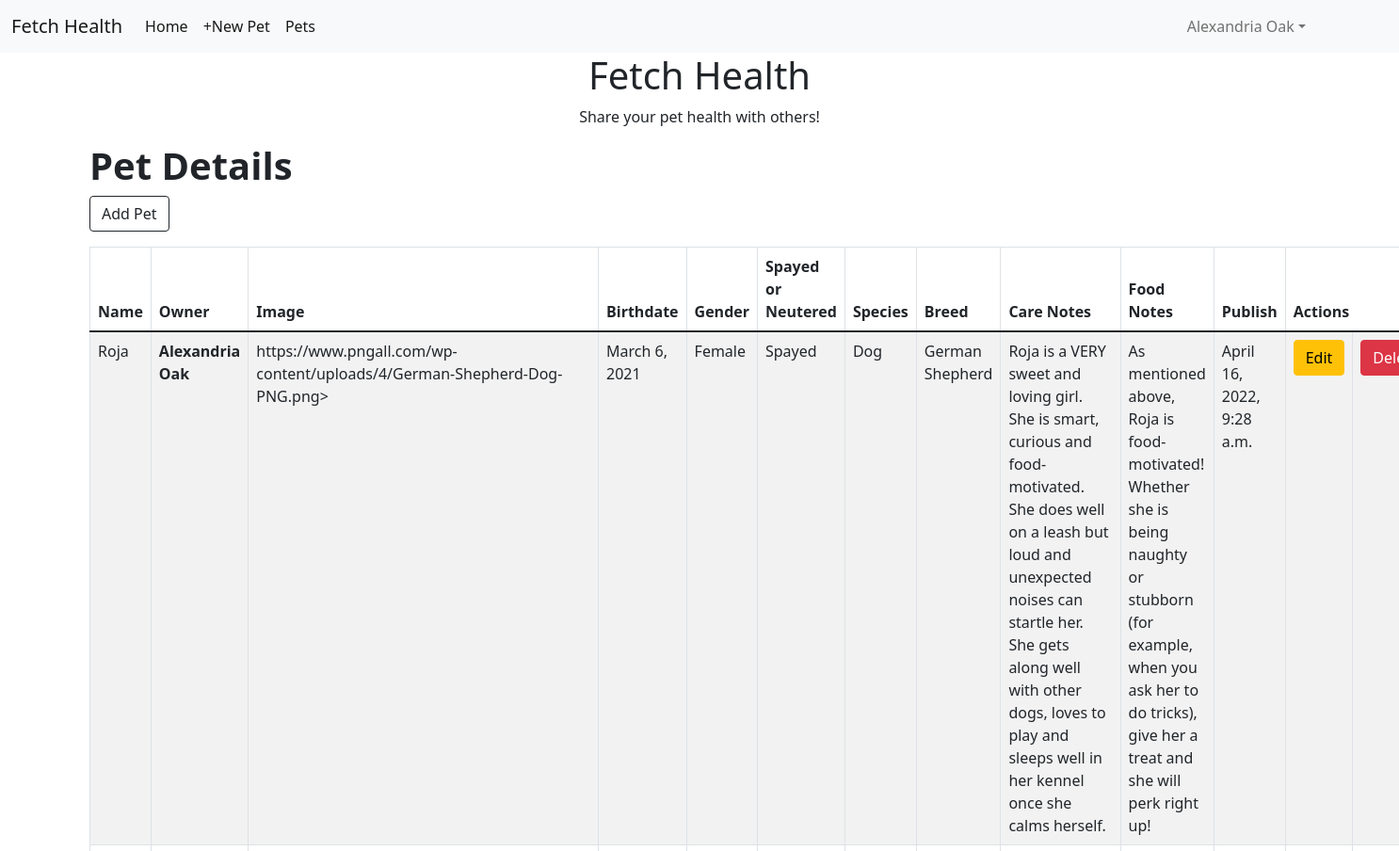
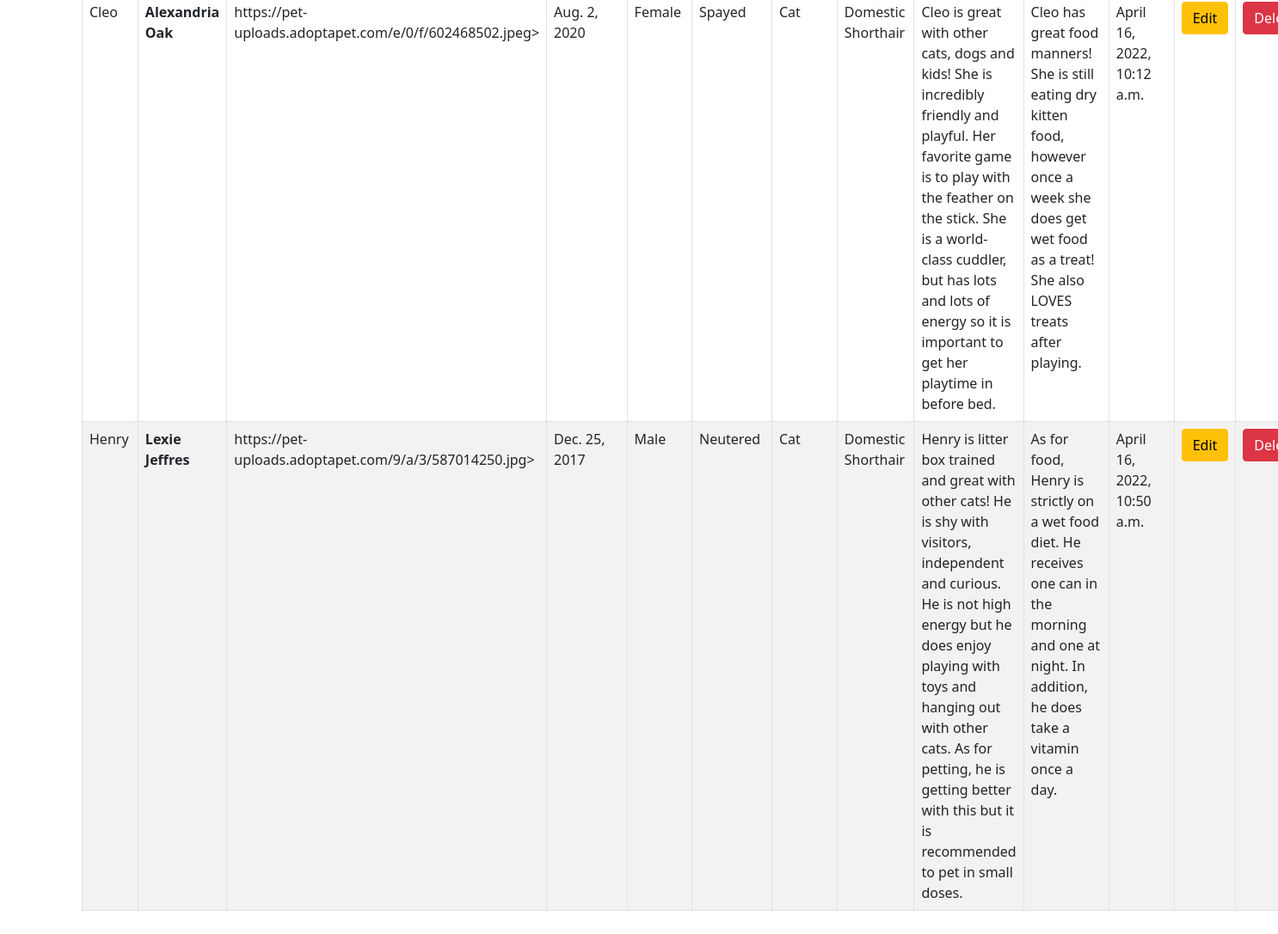
/pet_detail (signed in), run on the app's committed database (2 pictures, top to bottom).
### pet/models.py (models this page shows, shortened)
class Pet(models.Model):
    name = models.CharField(max_length=250)
    owner = models.ForeignKey(User, on_delete=models.CASCADE, related_name='pet_posts')
    pet_image = models.URLField()
    birthdate = models.DateField('Birthdate')
    gender = models.CharField(max_length=100, default='')
    spayed_or_neutered = models.CharField(max_length=100, default='')
    species = models.CharField(max_length=100, default='')
    breed = models.CharField(max_length=100, default='')
    care_notes = models.TextField(default='')
    food_notes = models.TextField(default='')
    publish = models.DateTimeField(default=timezone.now)
    created = models.DateTimeField(auto_now_add=True)
    updated = models.DateTimeField(auto_now=True)

### pet/views.py (the view)
# urls.py: path('pet_detail', views.pet_detail, name='pet_detail'),
@login_required
def pet_detail(request):
    posts = Pet.objects.all()
    return render(request, 'pet/pet_detail.html',
                  {'posts': posts})

### templates/Pet/pet_detail.html
{% extends 'pet/base.html' %}
{% load static %}
{% block content %}
    <h1 style="padding-left: -40px; font-weight: bold; margin-top:10px">Pet Details</h1>
    <a href="{% url 'pet:pet_new' %}" class="btn btn-outline-dark"
       role="button">Add Pet</a>
    <section class="py-3">
        <div>
            <table class="table table-striped table-bordered table-hover">
                <thead>
                <tr>
                    <th>Name</th>
                    <th>Owner</th>
                    <th>Image</th>
                    <th>Birthdate</th>
                    <th>Gender</th>
                    <th>Spayed or Neutered</th>
                    <th>Species</th>
                    <th>Breed</th>
                    <th>Care Notes</th>
                    <th>Food Notes</th>
                    <th>Publish</th>
                    <th colspan="3">Actions</th>
                </tr>
                </thead>
                <tbody>
                {% for post in posts %}
                    <tr>
                        <td>{{ post.name }}</td>
                        <th>{{ post.owner.get_full_name }}</th>
                        <td>{{ post.pet_image }}></td>
                        <td>{{ post.birthdate }}</td>
                        <td>{{ post.gender }}</td>
                        <td>{{ post.spayed_or_neutered }}</td>
                        <td>{{ post.species }}</td>
                        <td>{{ post.breed }}</td>
                        <td>{{ post.care_notes }}</td>
                        <td>{{ post.food_notes }}</td>
                        <td>{{ post.publish }}</td>
                        <td><a href="{% url 'pet:pet_edit' pk=post.pk %}"
                               class="btn btn-warning">Edit</a></td>
                        <td><a href="{% url 'pet:pet_delete' pk=post.pk %}"
                               onclick="return confirm('Are you sure you want to delete?')"
                               class="btn btn-danger">Delete</a>
                        </td>
                    </tr>
                {% endfor %}
                </tbody>
            </table>
        </div>
    </section>
{% endblock %}

### templates/Pet/base.html (shortened to what this page needs)
{% load static %}
<!doctype html>
<html lang="en">
<head>
    <link href="https://cdn.jsdelivr.net/npm/bootstrap@5.1.3/dist/css/bootstrap.min.css" rel="stylesheet"
>
</head>
<body>
<nav class="navbar navbar-expand-lg navbar-light bg-light">
    <div class="container-fluid">
        <a class="navbar-brand" href="{% url 'pet:pet_list' %}">Fetch Health</a>
        <div class="collapse navbar-collapse" id="navbarSupportedContent">
            <ul class="navbar-nav col-md-10">
                <li class="nav-item"><a class="nav-link active" aria-current="page"
                                        href="{% url 'pet:pet_list' %}">Home</a></li>
                {% if user.is_authenticated %}
                    <li class="nav-item"><a class="nav-link active" aria-current="page"
                                            href="{% url 'pet:pet_new' %}">+New Pet</a></li>
                {% endif %}
                {% if request.user.is_superuser %}
                    <li class="nav-item"><a class="nav-link active" aria-current="page"
                                            href="{% url 'pet:pet_detail' %}">Pets</a></li>
                {% endif %}
            </ul>
            {% if user.is_authenticated %}
                <ul class="navbar-nav me-auto">
                    <li class="nav-item dropdown">
                        <a class="nav-link dropdown-toggle" id="navbarDropdown" href="#" role="button"
                           data-bs-toggle="dropdown" aria-expanded="false">{{ user.get_full_name }}</a>
                    </li>
                </ul>
            {% endif %}
        </div>
    </div>
</nav>
<header>
    <div class="container">
        <div class="text-center">
            <h1>Fetch Health</h1>
            <p>Share your pet health with others!</p>
        </div>
    </div>
</header>
<section>
    <div class="content container">
        {% block content %}
        {% endblock %}
    </div>
</section>
</body>
</html>

### data on the page
Pet: name "Roja", owner.get_full_name "Alexandria Oak", pet_image "https://www.pngall.com/wp-content/uploads/4/German-Shepherd-Dog-PNG.png", birthdate "March 6, 2021", gender "Female", spayed_or_neutered "Spayed", species "Dog", breed "German Shepherd", care_notes "Roja is a VERY sweet and loving girl. She is smart, curious and food-motivated. She does well on a leash but loud and unexpected noises can startle her. She gets along well with other dogs, loves to play and sleeps well in her kennel once she calms herself.", food_notes "As mentioned above, Roja is food-motivated! Whether she is being naughty or stubborn (for example, when you ask her to do tricks), give her a treat and she will perk right up!", publish "April 16, 2022, 9:28 a.m."
Pet: name "Cleo", owner.get_full_name "Alexandria Oak", pet_image "https://pet-uploads.adoptapet.com/e/0/f/602468502.jpeg", birthdate "Aug. 2, 2020", gender "Female", spayed_or_neutered "Spayed", species "Cat", breed "Domestic Shorthair", care_notes "Cleo is great with other cats, dogs and kids! She is incredibly friendly and playful. Her favorite game is to play with the feather on the stick. She is a world-class cuddler, but has lots and lots of energy so it is important to get her playtime in before bed.", food_notes "Cleo has great food manners! She is still eating dry kitten food, however once a week she does get wet food as a treat! She also LOVES treats after playing.", publish "April 16, 2022, 10:12 a.m."
Pet: name "Henry", owner.get_full_name "Lexie Jeffres", pet_image "https://pet-uploads.adoptapet.com/9/a/3/587014250.jpg", birthdate "Dec. 25, 2017", gender "Male", spayed_or_neutered "Neutered", species "Cat", breed "Domestic Shorthair", care_notes "Henry is litter box trained and great with other cats! He is shy with visitors, independent and curious. He is not high energy but he does enjoy playing with toys and hanging out with other cats. As for petting, he is getting better with this but it is recommended to pet in small doses.", food_notes "As for food, Henry is strictly on a wet food diet. He receives one can in the morning and one at night. In addition, he does take a vitamin once a day.", publish "April 16, 2022, 10:50 a.m."

### other printed values
{{ user.get_full_name }} "Alexandria Oak"
